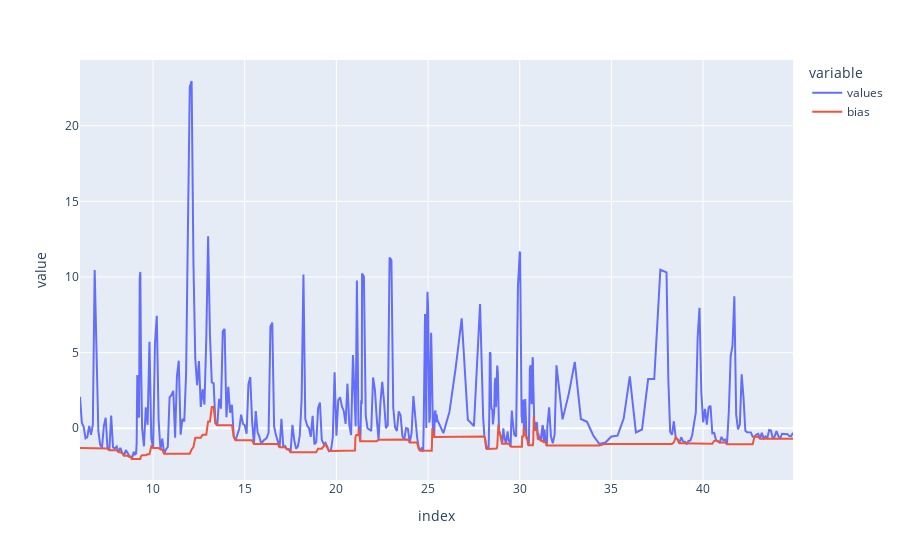

The notebook cell saved with this chart:
### Markdown cell above
Dans un premier temps recherche du minimum de la courbe au cours du temps

### Code cell
bias = newdf['values'].rolling(15).min()
bias = pd.concat([pd.DataFrame([np.NaN] * tools.PADDING), bias]) # pour compenser le padding du filtre à 0 et éliminer l'effet de bord
bias = pd.concat([bias, pd.DataFrame([np.NaN] * tools.PADDING)])
bias = bias.fillna(method='ffill') # on retire les Nan en forward et backward (pour être sûr qu'il n'y en ai plus)
bias = bias.fillna(method='bfill')
newdf['bias'] = bias.to_numpy()[tools.PADDING : -tools.PADDING] # affichage uniquement de la partie qui nous intéresse
newdf.plot()

### Figure 1 — Plotly figure (JSON) as saved in the notebook; plotly's stock layout.template omitted (floating-point values rounded to 4 significant figures; data arrays with more than 128 entries replaced by an {"elided": "..."} marker saying what was removed)
{"data": [{"hovertemplate": "variable=values<br>index=%{x}<br>value=%{y}<extra></extra>", "legendgroup": "values", "line": {"color": "#636efa", "dash": "solid"}, "mode": "lines", "name": "values", "orientation": "v", "showlegend": true, "type": "scatter", "x": {"elided": "492 float values"}, "xaxis": "x", "y": {"elided": "492 float values"}, "yaxis": "y"}, {"hovertemplate": "variable=bias<br>index=%{x}<br>value=%{y}<extra></extra>", "legendgroup": "bias", "line": {"color": "#EF553B", "dash": "solid"}, "mode": "lines", "name": "bias", "orientation": "v", "showlegend": true, "type": "scatter", "x": {"elided": "492 float values"}, "xaxis": "x", "y": {"elided": "492 float values"}, "yaxis": "y"}], "layout": {"legend": {"title": {"text": "variable"}, "tracegroupgap": 0}, "margin": {"t": 60}, "xaxis": {"anchor": "y", "domain": [0, 1], "title": {"text": "index"}}, "yaxis": {"anchor": "x", "domain": [0, 1], "title": {"text": "value"}}}}
